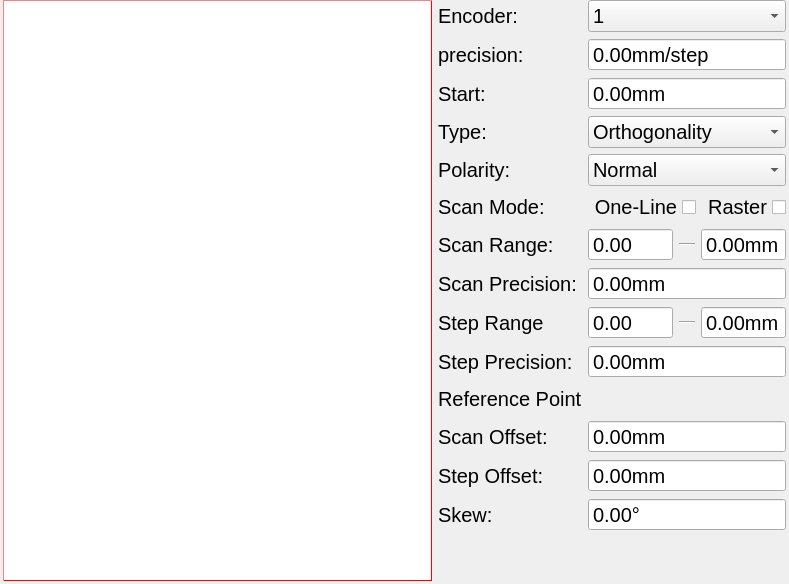
<?xml version="1.0" encoding="UTF-8"?>
<ui version="4.0">
 <class>PADetectSettingWidget</class>
 <widget class="QWidget" name="PADetectSettingWidget">
  <property name="geometry">
   <rect>
    <x>0</x>
    <y>0</y>
    <width>789</width>
    <height>584</height>
   </rect>
  </property>
  <property name="sizePolicy">
   <sizepolicy hsizetype="Preferred" vsizetype="Expanding">
    <horstretch>0</horstretch>
    <verstretch>0</verstretch>
   </sizepolicy>
  </property>
  <property name="windowTitle">
   <string>Form</string>
  </property>
  <layout class="QHBoxLayout" name="horizontalLayout_4" stretch="1,0">
   <property name="leftMargin">
    <number>3</number>
   </property>
   <property name="topMargin">
    <number>0</number>
   </property>
   <property name="rightMargin">
    <number>3</number>
   </property>
   <property name="bottomMargin">
    <number>3</number>
   </property>
   <item>
    <widget class="QWidget" name="showWidget" native="true">
     <property name="styleSheet">
      <string notr="true">QWidget{
background-color:rgb(255, 255, 255);
color: white;   
border: 1px groove red;
border-style: outset;
}
</string>
     </property>
    </widget>
   </item>
   <item>
    <layout class="QFormLayout" name="propertiesFormLayout">
     <item row="0" column="0">
      <widget class="QLabel" name="encoderLabel">
       <property name="minimumSize">
        <size>
         <width>0</width>
         <height>30</height>
        </size>
       </property>
       <property name="font">
        <font>
         <pointsize>15</pointsize>
        </font>
       </property>
       <property name="text">
        <string>Encoder:</string>
       </property>
      </widget>
     </item>
     <item row="0" column="1">
      <widget class="QComboBox" name="encoderComboBox">
       <property name="sizePolicy">
        <sizepolicy hsizetype="Expanding" vsizetype="Fixed">
         <horstretch>0</horstretch>
         <verstretch>0</verstretch>
        </sizepolicy>
       </property>
       <property name="font">
        <font>
         <pointsize>15</pointsize>
        </font>
       </property>
       <item>
        <property name="text">
         <string>1</string>
        </property>
       </item>
       <item>
        <property name="text">
         <string>2</string>
        </property>
       </item>
      </widget>
     </item>
     <item row="1" column="0">
      <widget class="QLabel" name="precisionLabel">
       <property name="minimumSize">
        <size>
         <width>0</width>
         <height>30</height>
        </size>
       </property>
       <property name="font">
        <font>
         <pointsize>15</pointsize>
        </font>
       </property>
       <property name="text">
        <string>precision:</string>
       </property>
      </widget>
     </item>
     <item row="1" column="1">
      <widget class="QDoubleSpinBox" name="precisionDoubleSpinBox">
       <property name="sizePolicy">
        <sizepolicy hsizetype="Expanding" vsizetype="Fixed">
         <horstretch>0</horstretch>
         <verstretch>0</verstretch>
        </sizepolicy>
       </property>
       <property name="font">
        <font>
         <pointsize>15</pointsize>
        </font>
       </property>
       <property name="buttonSymbols">
        <enum>QAbstractSpinBox::NoButtons</enum>
       </property>
       <property name="suffix">
        <string>mm/step</string>
       </property>
      </widget>
     </item>
     <item row="2" column="0">
      <widget class="QLabel" name="startLabel">
       <property name="minimumSize">
        <size>
         <width>0</width>
         <height>30</height>
        </size>
       </property>
       <property name="font">
        <font>
         <pointsize>15</pointsize>
        </font>
       </property>
       <property name="text">
        <string>Start:</string>
       </property>
      </widget>
     </item>
     <item row="2" column="1">
      <widget class="QDoubleSpinBox" name="startDoubleSpinBox">
       <property name="sizePolicy">
        <sizepolicy hsizetype="Expanding" vsizetype="Fixed">
         <horstretch>0</horstretch>
         <verstretch>0</verstretch>
        </sizepolicy>
       </property>
       <property name="font">
        <font>
         <pointsize>15</pointsize>
        </font>
       </property>
       <property name="buttonSymbols">
        <enum>QAbstractSpinBox::NoButtons</enum>
       </property>
       <property name="suffix">
        <string>mm</string>
       </property>
      </widget>
     </item>
     <item row="3" column="0">
      <widget class="QLabel" name="typeLabel">
       <property name="font">
        <font>
         <pointsize>15</pointsize>
        </font>
       </property>
       <property name="text">
        <string>Type:</string>
       </property>
      </widget>
     </item>
     <item row="3" column="1">
      <widget class="QComboBox" name="typeComboBox">
       <property name="sizePolicy">
        <sizepolicy hsizetype="Expanding" vsizetype="Fixed">
         <horstretch>0</horstretch>
         <verstretch>0</verstretch>
        </sizepolicy>
       </property>
       <property name="font">
        <font>
         <pointsize>15</pointsize>
        </font>
       </property>
       <item>
        <property name="text">
         <string>Orthogonality</string>
        </property>
       </item>
      </widget>
     </item>
     <item row="4" column="0">
      <widget class="QLabel" name="polarityLabel">
       <property name="minimumSize">
        <size>
         <width>0</width>
         <height>30</height>
        </size>
       </property>
       <property name="font">
        <font>
         <pointsize>15</pointsize>
        </font>
       </property>
       <property name="text">
        <string>Polarity:</string>
       </property>
      </widget>
     </item>
     <item row="4" column="1">
      <widget class="QComboBox" name="polarityComboBox">
       <property name="sizePolicy">
        <sizepolicy hsizetype="Expanding" vsizetype="Fixed">
         <horstretch>0</horstretch>
         <verstretch>0</verstretch>
        </sizepolicy>
       </property>
       <property name="font">
        <font>
         <pointsize>15</pointsize>
        </font>
       </property>
       <item>
        <property name="text">
         <string>Normal</string>
        </property>
       </item>
      </widget>
     </item>
     <item row="5" column="0">
      <widget class="QLabel" name="scanModelLabel">
       <property name="minimumSize">
        <size>
         <width>0</width>
         <height>30</height>
        </size>
       </property>
       <property name="font">
        <font>
         <pointsize>15</pointsize>
        </font>
       </property>
       <property name="text">
        <string>Scan Mode:</string>
       </property>
      </widget>
     </item>
     <item row="5" column="1">
      <layout class="QHBoxLayout" name="scanModeHorizontalLayout">
       <item>
        <widget class="QCheckBox" name="oneLineCheckBox">
         <property name="sizePolicy">
          <sizepolicy hsizetype="Expanding" vsizetype="Fixed">
           <horstretch>0</horstretch>
           <verstretch>0</verstretch>
          </sizepolicy>
         </property>
         <property name="font">
          <font>
           <pointsize>15</pointsize>
          </font>
         </property>
         <property name="layoutDirection">
          <enum>Qt::RightToLeft</enum>
         </property>
         <property name="text">
          <string>One-Line</string>
         </property>
         <property name="tristate">
          <bool>false</bool>
         </property>
        </widget>
       </item>
       <item>
        <widget class="QCheckBox" name="rasterCheckBox">
         <property name="sizePolicy">
          <sizepolicy hsizetype="Expanding" vsizetype="Fixed">
           <horstretch>0</horstretch>
           <verstretch>0</verstretch>
          </sizepolicy>
         </property>
         <property name="font">
          <font>
           <pointsize>15</pointsize>
          </font>
         </property>
         <property name="layoutDirection">
          <enum>Qt::RightToLeft</enum>
         </property>
         <property name="text">
          <string>Raster</string>
         </property>
        </widget>
       </item>
      </layout>
     </item>
     <item row="6" column="0">
      <widget class="QLabel" name="scanRangeLabel">
       <property name="minimumSize">
        <size>
         <width>0</width>
         <height>30</height>
        </size>
       </property>
       <property name="font">
        <font>
         <pointsize>15</pointsize>
        </font>
       </property>
       <property name="text">
        <string>Scan Range:</string>
       </property>
      </widget>
     </item>
     <item row="6" column="1">
      <layout class="QHBoxLayout" name="scanRangeHorizontalLayout" stretch="5,1,5">
       <item>
        <widget class="QDoubleSpinBox" name="scanRangeStartDoubleSpinBox">
         <property name="sizePolicy">
          <sizepolicy hsizetype="Expanding" vsizetype="Fixed">
           <horstretch>0</horstretch>
           <verstretch>0</verstretch>
          </sizepolicy>
         </property>
         <property name="font">
          <font>
           <pointsize>15</pointsize>
          </font>
         </property>
         <property name="buttonSymbols">
          <enum>QAbstractSpinBox::NoButtons</enum>
         </property>
        </widget>
       </item>
       <item>
        <widget class="Line" name="scanRangeLine">
         <property name="sizePolicy">
          <sizepolicy hsizetype="Expanding" vsizetype="Fixed">
           <horstretch>0</horstretch>
           <verstretch>0</verstretch>
          </sizepolicy>
         </property>
         <property name="orientation">
          <enum>Qt::Horizontal</enum>
         </property>
        </widget>
       </item>
       <item>
        <widget class="QDoubleSpinBox" name="scanRangeEndDoubleSpinBox">
         <property name="sizePolicy">
          <sizepolicy hsizetype="Expanding" vsizetype="Fixed">
           <horstretch>0</horstretch>
           <verstretch>0</verstretch>
          </sizepolicy>
         </property>
         <property name="font">
          <font>
           <pointsize>15</pointsize>
          </font>
         </property>
         <property name="buttonSymbols">
          <enum>QAbstractSpinBox::NoButtons</enum>
         </property>
         <property name="suffix">
          <string>mm</string>
         </property>
        </widget>
       </item>
      </layout>
     </item>
     <item row="7" column="0">
      <widget class="QLabel" name="scanPrecisionLabel">
       <property name="minimumSize">
        <size>
         <width>0</width>
         <height>30</height>
        </size>
       </property>
       <property name="font">
        <font>
         <pointsize>15</pointsize>
        </font>
       </property>
       <property name="text">
        <string>Scan Precision:</string>
       </property>
      </widget>
     </item>
     <item row="7" column="1">
      <widget class="QDoubleSpinBox" name="scanPrecisionDoubleSpinBox">
       <property name="sizePolicy">
        <sizepolicy hsizetype="Expanding" vsizetype="Fixed">
         <horstretch>0</horstretch>
         <verstretch>0</verstretch>
        </sizepolicy>
       </property>
       <property name="font">
        <font>
         <pointsize>15</pointsize>
        </font>
       </property>
       <property name="buttonSymbols">
        <enum>QAbstractSpinBox::NoButtons</enum>
       </property>
       <property name="suffix">
        <string>mm</string>
       </property>
      </widget>
     </item>
     <item row="8" column="0">
      <widget class="QLabel" name="stepRangeLabel">
       <property name="minimumSize">
        <size>
         <width>0</width>
         <height>30</height>
        </size>
       </property>
       <property name="font">
        <font>
         <pointsize>15</pointsize>
        </font>
       </property>
       <property name="text">
        <string>Step Range</string>
       </property>
      </widget>
     </item>
     <item row="8" column="1">
      <layout class="QHBoxLayout" name="stepRangeHorizontalLayout" stretch="5,1,5">
       <item>
        <widget class="QDoubleSpinBox" name="stepStartDoubleSpinBox">
         <property name="sizePolicy">
          <sizepolicy hsizetype="Expanding" vsizetype="Fixed">
           <horstretch>0</horstretch>
           <verstretch>0</verstretch>
          </sizepolicy>
         </property>
         <property name="font">
          <font>
           <pointsize>15</pointsize>
          </font>
         </property>
         <property name="buttonSymbols">
          <enum>QAbstractSpinBox::NoButtons</enum>
         </property>
        </widget>
       </item>
       <item>
        <widget class="Line" name="stepRangLine">
         <property name="sizePolicy">
          <sizepolicy hsizetype="Expanding" vsizetype="Fixed">
           <horstretch>0</horstretch>
           <verstretch>0</verstretch>
          </sizepolicy>
         </property>
         <property name="orientation">
          <enum>Qt::Horizontal</enum>
         </property>
        </widget>
       </item>
       <item>
        <widget class="QDoubleSpinBox" name="stepEndDoubleSpinBox">
         <property name="sizePolicy">
          <sizepolicy hsizetype="Expanding" vsizetype="Fixed">
           <horstretch>0</horstretch>
           <verstretch>0</verstretch>
          </sizepolicy>
         </property>
         <property name="font">
          <font>
           <pointsize>15</pointsize>
          </font>
         </property>
         <property name="buttonSymbols">
          <enum>QAbstractSpinBox::NoButtons</enum>
         </property>
         <property name="suffix">
          <string>mm</string>
         </property>
        </widget>
       </item>
      </layout>
     </item>
     <item row="9" column="0">
      <widget class="QLabel" name="stepPrecisionLabel">
       <property name="minimumSize">
        <size>
         <width>0</width>
         <height>30</height>
        </size>
       </property>
       <property name="font">
        <font>
         <pointsize>15</pointsize>
        </font>
       </property>
       <property name="text">
        <string>Step Precision:</string>
       </property>
      </widget>
     </item>
     <item row="9" column="1">
      <widget class="QDoubleSpinBox" name="stepPrecisionDoubleSpinBox">
       <property name="sizePolicy">
        <sizepolicy hsizetype="Expanding" vsizetype="Fixed">
         <horstretch>0</horstretch>
         <verstretch>0</verstretch>
        </sizepolicy>
       </property>
       <property name="font">
        <font>
         <pointsize>15</pointsize>
        </font>
       </property>
       <property name="buttonSymbols">
        <enum>QAbstractSpinBox::NoButtons</enum>
       </property>
       <property name="suffix">
        <string>mm</string>
       </property>
      </widget>
     </item>
     <item row="10" column="0">
      <widget class="QLabel" name="referencePointLabel">
       <property name="minimumSize">
        <size>
         <width>0</width>
         <height>30</height>
        </size>
       </property>
       <property name="font">
        <font>
         <pointsize>15</pointsize>
        </font>
       </property>
       <property name="text">
        <string>Reference Point</string>
       </property>
      </widget>
     </item>
     <item row="11" column="0">
      <widget class="QLabel" name="scanOffsetLabel">
       <property name="minimumSize">
        <size>
         <width>0</width>
         <height>30</height>
        </size>
       </property>
       <property name="font">
        <font>
         <pointsize>15</pointsize>
        </font>
       </property>
       <property name="text">
        <string>Scan Offset:</string>
       </property>
      </widget>
     </item>
     <item row="11" column="1">
      <widget class="QDoubleSpinBox" name="scanOffsetDoubleSpinBox">
       <property name="sizePolicy">
        <sizepolicy hsizetype="Expanding" vsizetype="Fixed">
         <horstretch>0</horstretch>
         <verstretch>0</verstretch>
        </sizepolicy>
       </property>
       <property name="font">
        <font>
         <pointsize>15</pointsize>
        </font>
       </property>
       <property name="buttonSymbols">
        <enum>QAbstractSpinBox::NoButtons</enum>
       </property>
       <property name="suffix">
        <string>mm</string>
       </property>
      </widget>
     </item>
     <item row="12" column="0">
      <widget class="QLabel" name="stepOffsetLabel">
       <property name="minimumSize">
        <size>
         <width>0</width>
         <height>30</height>
        </size>
       </property>
       <property name="font">
        <font>
         <pointsize>15</pointsize>
        </font>
       </property>
       <property name="text">
        <string>Step Offset:</string>
       </property>
      </widget>
     </item>
     <item row="12" column="1">
      <widget class="QDoubleSpinBox" name="stepOffsetDoubleSpinBox">
       <property name="sizePolicy">
        <sizepolicy hsizetype="Expanding" vsizetype="Fixed">
         <horstretch>0</horstretch>
         <verstretch>0</verstretch>
        </sizepolicy>
       </property>
       <property name="font">
        <font>
         <pointsize>15</pointsize>
        </font>
       </property>
       <property name="buttonSymbols">
        <enum>QAbstractSpinBox::NoButtons</enum>
       </property>
       <property name="suffix">
        <string>mm</string>
       </property>
      </widget>
     </item>
     <item row="13" column="0">
      <widget class="QLabel" name="skewLabel">
       <property name="minimumSize">
        <size>
         <width>0</width>
         <height>30</height>
        </size>
       </property>
       <property name="font">
        <font>
         <pointsize>15</pointsize>
        </font>
       </property>
       <property name="text">
        <string>Skew:</string>
       </property>
      </widget>
     </item>
     <item row="13" column="1">
      <widget class="QDoubleSpinBox" name="skewDoubleSpinBox">
       <property name="sizePolicy">
        <sizepolicy hsizetype="Expanding" vsizetype="Fixed">
         <horstretch>0</horstretch>
         <verstretch>0</verstretch>
        </sizepolicy>
       </property>
       <property name="font">
        <font>
         <pointsize>15</pointsize>
        </font>
       </property>
       <property name="buttonSymbols">
        <enum>QAbstractSpinBox::NoButtons</enum>
       </property>
       <property name="suffix">
        <string>°</string>
       </property>
       <property name="decimals">
        <number>2</number>
       </property>
       <property name="minimum">
        <double>-90.000000000000000</double>
       </property>
       <property name="maximum">
        <double>90.000000000000000</double>
       </property>
      </widget>
     </item>
    </layout>
   </item>
  </layout>
 </widget>
 <resources/>
 <connections/>
</ui>
